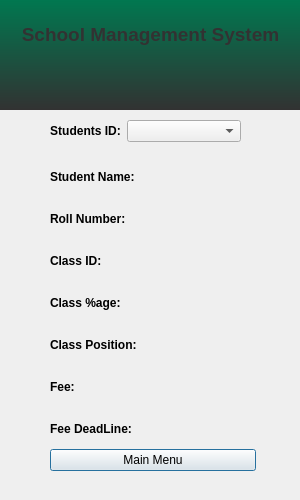
<?xml version="1.0" encoding="UTF-8"?>
<ui version="4.0">
 <class>login_window</class>
 <widget class="QDialog" name="login_window">
  <property name="geometry">
   <rect>
    <x>0</x>
    <y>0</y>
    <width>300</width>
    <height>500</height>
   </rect>
  </property>
  <property name="windowTitle">
   <string>Dialog</string>
  </property>
  <widget class="QWidget" name="horizontalLayoutWidget">
   <property name="geometry">
    <rect>
     <x>-5</x>
     <y>-1</y>
     <width>311</width>
     <height>111</height>
    </rect>
   </property>
   <layout class="QHBoxLayout" name="horizontalLayout">
    <item>
     <widget class="QLabel" name="label">
      <property name="styleSheet">
       <string notr="true">font: 75 8pt &quot;MS Shell Dlg 2&quot;;
background-color: qlineargradient(spread:pad, x1:0, y1:1, x2:0, y2:0, stop:0 rgba(50, 50, 50, 255), stop:1 rgba(0, 120, 80, 255));</string>
      </property>
      <property name="text">
       <string>&lt;html&gt;&lt;head/&gt;&lt;body&gt;&lt;p align=&quot;center&quot;&gt;&lt;span style=&quot; font-family:'Carlito,sans-serif'; font-size:14pt; font-weight:600; color:#323232;&quot;&gt;School Management System&lt;/span&gt;&lt;/p&gt;&lt;p align=&quot;center&quot;&gt;&lt;br/&gt;&lt;/p&gt;&lt;/body&gt;&lt;/html&gt;</string>
      </property>
     </widget>
    </item>
   </layout>
  </widget>
  <widget class="QWidget" name="verticalLayoutWidget">
   <property name="geometry">
    <rect>
     <x>50</x>
     <y>170</y>
     <width>206</width>
     <height>301</height>
    </rect>
   </property>
   <layout class="QVBoxLayout" name="verticalLayout">
    <item>
     <layout class="QFormLayout" name="formLayout_2">
      <property name="horizontalSpacing">
       <number>6</number>
      </property>
      <property name="verticalSpacing">
       <number>28</number>
      </property>
      <item row="0" column="0">
       <widget class="QLabel" name="student_name_label">
        <property name="text">
         <string>&lt;html&gt;&lt;head/&gt;&lt;body&gt;&lt;p&gt;&lt;span style=&quot; font-size:9pt; font-weight:600;&quot;&gt;Student Name: &lt;/span&gt;&lt;/p&gt;&lt;/body&gt;&lt;/html&gt;</string>
        </property>
       </widget>
      </item>
      <item row="0" column="1">
       <widget class="QLabel" name="Name_txt">
        <property name="text">
         <string/>
        </property>
       </widget>
      </item>
      <item row="1" column="0">
       <widget class="QLabel" name="Roll_no_label">
        <property name="text">
         <string>&lt;html&gt;&lt;head/&gt;&lt;body&gt;&lt;p&gt;&lt;span style=&quot; font-size:9pt; font-weight:600;&quot;&gt;Roll Number:&lt;/span&gt;&lt;/p&gt;&lt;/body&gt;&lt;/html&gt;</string>
        </property>
       </widget>
      </item>
      <item row="1" column="1">
       <widget class="QLabel" name="Roll_no_txt">
        <property name="text">
         <string/>
        </property>
       </widget>
      </item>
      <item row="2" column="0">
       <widget class="QLabel" name="Class_id_label">
        <property name="text">
         <string>&lt;html&gt;&lt;head/&gt;&lt;body&gt;&lt;p&gt;&lt;span style=&quot; font-size:9pt; font-weight:600;&quot;&gt;Class ID:&lt;/span&gt;&lt;/p&gt;&lt;/body&gt;&lt;/html&gt;</string>
        </property>
       </widget>
      </item>
      <item row="2" column="1">
       <widget class="QLabel" name="Class_id_txt">
        <property name="text">
         <string/>
        </property>
       </widget>
      </item>
      <item row="3" column="0">
       <widget class="QLabel" name="Persentage_label">
        <property name="text">
         <string>&lt;html&gt;&lt;head/&gt;&lt;body&gt;&lt;p&gt;&lt;span style=&quot; font-size:9pt; font-weight:600;&quot;&gt;Class %age:&lt;/span&gt;&lt;/p&gt;&lt;/body&gt;&lt;/html&gt;</string>
        </property>
       </widget>
      </item>
      <item row="3" column="1">
       <widget class="QLabel" name="Percentage_txt">
        <property name="text">
         <string/>
        </property>
       </widget>
      </item>
      <item row="4" column="0">
       <widget class="QLabel" name="Positio_label">
        <property name="text">
         <string>&lt;html&gt;&lt;head/&gt;&lt;body&gt;&lt;p&gt;&lt;span style=&quot; font-size:9pt; font-weight:600;&quot;&gt;Class Position:&lt;/span&gt;&lt;/p&gt;&lt;/body&gt;&lt;/html&gt;</string>
        </property>
       </widget>
      </item>
      <item row="4" column="1">
       <widget class="QLabel" name="Position_txt">
        <property name="text">
         <string/>
        </property>
       </widget>
      </item>
      <item row="5" column="0">
       <widget class="QLabel" name="fee_label">
        <property name="text">
         <string>&lt;html&gt;&lt;head/&gt;&lt;body&gt;&lt;p&gt;&lt;span style=&quot; font-size:9pt; font-weight:600;&quot;&gt;Fee:&lt;/span&gt;&lt;/p&gt;&lt;/body&gt;&lt;/html&gt;</string>
        </property>
       </widget>
      </item>
      <item row="5" column="1">
       <widget class="QLabel" name="Fee_txt">
        <property name="text">
         <string/>
        </property>
       </widget>
      </item>
      <item row="6" column="0">
       <widget class="QLabel" name="Deadline_label">
        <property name="text">
         <string>&lt;html&gt;&lt;head/&gt;&lt;body&gt;&lt;p&gt;&lt;span style=&quot; font-size:9pt; font-weight:600;&quot;&gt;Fee DeadLine:&lt;/span&gt;&lt;/p&gt;&lt;/body&gt;&lt;/html&gt;</string>
        </property>
       </widget>
      </item>
      <item row="6" column="1">
       <widget class="QLabel" name="Deadline_txt">
        <property name="text">
         <string/>
        </property>
       </widget>
      </item>
     </layout>
    </item>
    <item>
     <widget class="QPushButton" name="mainMenuBtn">
      <property name="text">
       <string>Main Menu</string>
      </property>
     </widget>
    </item>
   </layout>
  </widget>
  <widget class="QWidget" name="formLayoutWidget">
   <property name="geometry">
    <rect>
     <x>50</x>
     <y>120</y>
     <width>191</width>
     <height>31</height>
    </rect>
   </property>
   <layout class="QFormLayout" name="formLayout">
    <item row="0" column="0">
     <widget class="QLabel" name="label_students">
      <property name="text">
       <string>&lt;html&gt;&lt;head/&gt;&lt;body&gt;&lt;p align=&quot;center&quot;&gt;&lt;span style=&quot; font-weight:600;&quot;&gt;Students ID:&lt;/span&gt;&lt;/p&gt;&lt;/body&gt;&lt;/html&gt;</string>
      </property>
     </widget>
    </item>
    <item row="0" column="1">
     <widget class="QComboBox" name="students_list"/>
    </item>
   </layout>
  </widget>
 </widget>
 <resources/>
 <connections/>
</ui>
